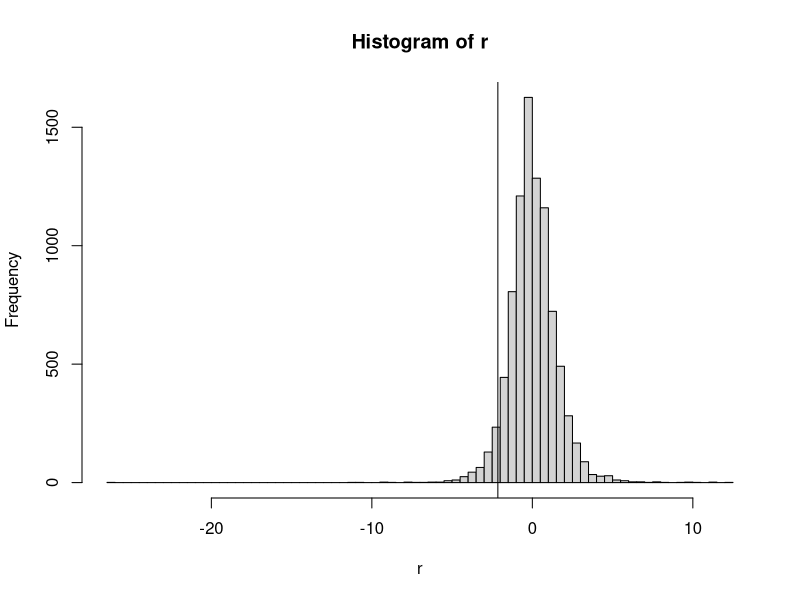
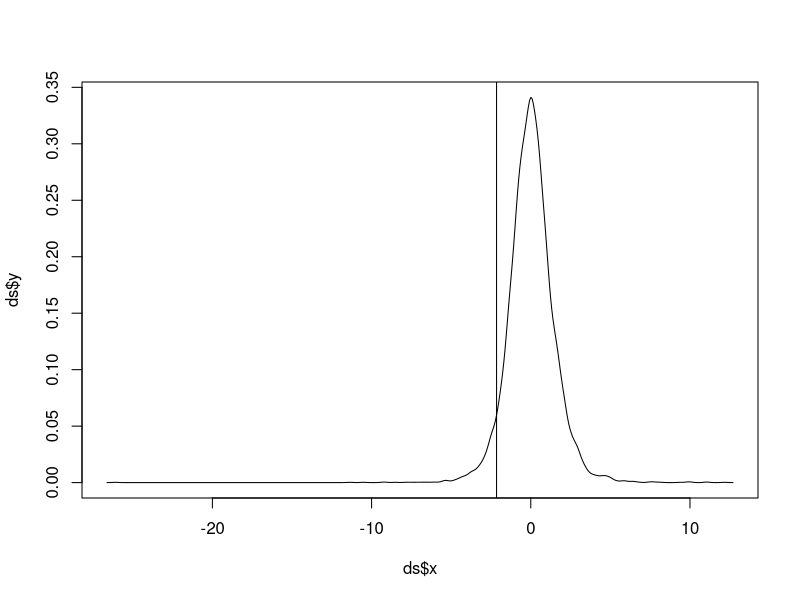
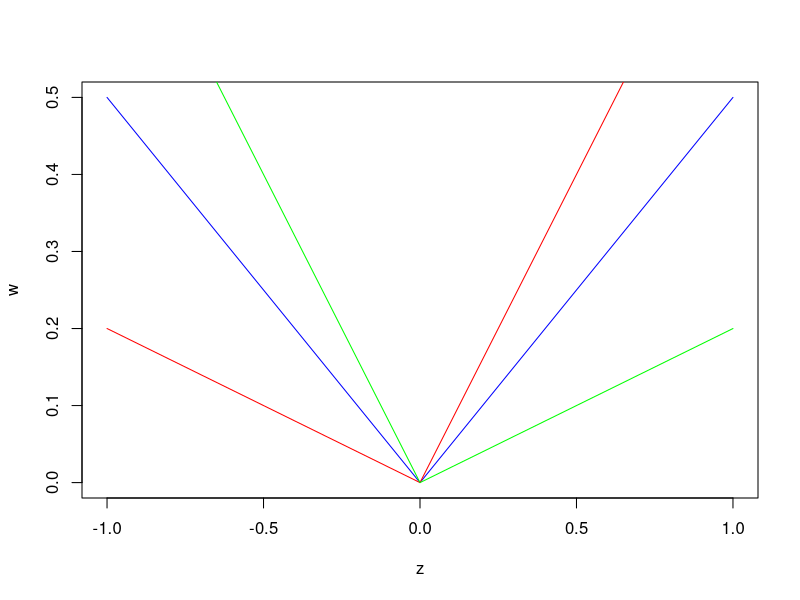

Here is the R script that generated these plots, in order:
## ---- chunk 1
knitr::opts_chunk$set(echo = FALSE)
## ---- chunk 2
p = 0.05
nu = 12
mu.np1 = 0.001
sigma.np1 = 0.02
t.nu.p = qt(p, nu)
mVaR = mu.np1 + t.nu.p * sigma.np1 / (sqrt(nu/(nu-2)))
-mVaR
## ---- chunk 3
# Séries IBM journalière
r = scan('d-ibmln.txt')
r.sort = sort(r)
n = length(r)
# Calcul de x-chapeau-p
p = 0.05
l1 = floor(p*n); p1 = l1/n;
l2 = ceiling(p*n); p2 = l2/n;
x.ch.p = ((p2-p) * r.sort[l1] + (p-p1) * r.sort[l2]) / (p2-p1)
# Calcul de f(x-chapeau-p)
ds = density(r)
x.ch.p.index = which.min((ds$x-x.ch.p)^2)
f.x.ch.p = ds$y[x.ch.p.index]
sigma = sqrt(p*(1-p)/n)/f.x.ch.p
## ---- chunk 4
p1;p2;l1;l2
x.ch.p;f.x.ch.p;sigma
## ---- chunk 5
hist(r, 80)
abline(v=x.ch.p)
## ---- chunk 6
plot(ds$x, ds$y, type='l')
abline(v=x.ch.p)
## ---- chunk 7
z = seq(-1, 1, by=0.1)
p=0.5; plot(z, p*z*(z>=0) - (1-p)*z*(z<0), col='blue', type='l', xlab='z', ylab='w')
p=0.8; lines(z, p*z*(z>=0) - (1-p)*z*(z<0), col='red')
p=0.2; lines(z, p*z*(z>=0) - (1-p)*z*(z<0), col='green')
